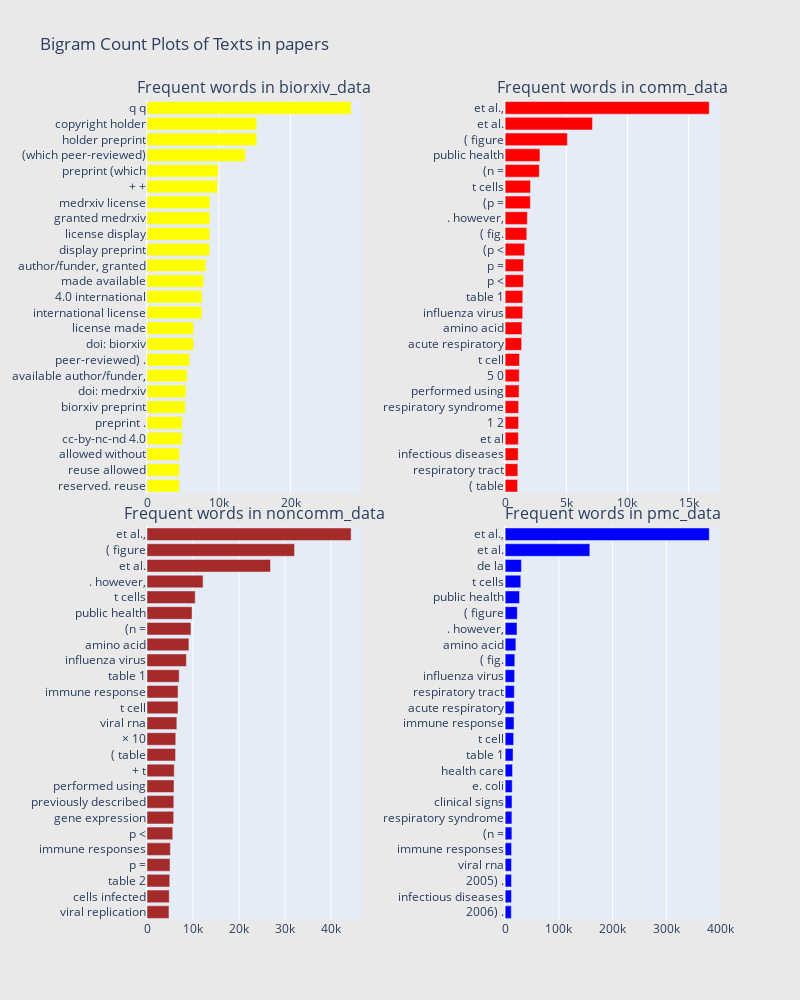

The code cell stored with this chart in its notebook:
### Markdown cell above
### 4.2.2 Bigram Plots of texts in papers

### Code cell
freq_dict = defaultdict(int)
for sent in df1:
    for word in generate_ngrams(sent,2):
        freq_dict[word] += 1
fd_sorted = pd.DataFrame(sorted(freq_dict.items(), key=lambda x: x[1])[::-1])
fd_sorted.columns = ["word", "wordcount"]
trace0 = horizontal_bar_chart(fd_sorted.head(25), 'yellow')


freq_dict = defaultdict(int)
for sent in df2:
    for word in generate_ngrams(sent,2):
        freq_dict[word] += 1
fd_sorted = pd.DataFrame(sorted(freq_dict.items(), key=lambda x: x[1])[::-1])
fd_sorted.columns = ["word", "wordcount"]
trace1 = horizontal_bar_chart(fd_sorted.head(25), 'red')

freq_dict = defaultdict(int)
for sent in df3:
    for word in generate_ngrams(sent,2):
        freq_dict[word] += 1
fd_sorted = pd.DataFrame(sorted(freq_dict.items(), key=lambda x: x[1])[::-1])
fd_sorted.columns = ["word", "wordcount"]
trace2 = horizontal_bar_chart(fd_sorted.head(25), 'brown')


freq_dict = defaultdict(int)
for sent in df4:
    for word in generate_ngrams(sent,2):
        freq_dict[word] += 1
fd_sorted = pd.DataFrame(sorted(freq_dict.items(), key=lambda x: x[1])[::-1])
fd_sorted.columns = ["word", "wordcount"]
trace3 = horizontal_bar_chart(fd_sorted.head(25), 'blue')


# Creating two subplots
fig = tools.make_subplots(rows=2, cols=2, vertical_spacing=0.04,horizontal_spacing=0.25,
                          subplot_titles=["Frequent words in biorxiv_data", 
                                          "Frequent words in comm_data",
                                          "Frequent words in noncomm_data",
                                          "Frequent words in pmc_data"])
fig.append_trace(trace0, 1, 1)
fig.append_trace(trace1, 1, 2)
fig.append_trace(trace2, 2, 1)
fig.append_trace(trace3, 2, 2)


fig['layout'].update(height=1000, width=800, paper_bgcolor='rgb(233,233,233)', title="Bigram Count Plots of Texts in papers")
iplot(fig, filename='word-plots')

### Figure 1 — Plotly figure (JSON) as saved in the notebook; plotly's stock layout.template omitted (floating-point values rounded to 4 significant figures)
{"data": [{"marker": {"color": "yellow"}, "orientation": "h", "showlegend": false, "type": "bar", "x": [4513, 4516, 4516, 4907, 4938, 5328, 5424, 5592, 5931, 6485, 6490, 7652, 7668, 7894, 8203, 8742, 8755, 8765, 8765, 9822, 9928, 13708, 15284, 15290, 28441], "xaxis": "x", "y": ["reserved. reuse", "reuse allowed", "allowed without", "cc-by-nc-nd 4.0", "preprint .", "biorxiv preprint", "doi: medrxiv", "available author/funder,", "peer-reviewed) .", "doi: biorxiv", "license made", "international license", "4.0 international", "made available", "author/funder, granted", "display preprint", "license display", "granted medrxiv", "medrxiv license", "+ +", "preprint (which", "(which peer-reviewed)", "holder preprint", "copyright holder", "q q"], "yaxis": "y"}, {"marker": {"color": "red"}, "orientation": "h", "showlegend": false, "type": "bar", "x": [1024, 1040, 1069, 1082, 1099, 1106, 1139, 1156, 1175, 1352, 1376, 1435, 1442, 1497, 1501, 1601, 1771, 1819, 2062, 2076, 2793, 2846, 5089, 7142, 16686], "xaxis": "x2", "y": ["( table", "respiratory tract", "infectious diseases", "et al", "1 2", "respiratory syndrome", "performed using", "5 0", "t cell", "acute respiratory", "amino acid", "influenza virus", "table 1", "p <", "p =", "(p <", "( fig.", ". however,", "(p =", "t cells", "(n =", "public health", "( figure", "et al.", "et al.,"], "yaxis": "y2"}, {"marker": {"color": "brown"}, "orientation": "h", "showlegend": false, "type": "bar", "x": [4781, 4837, 4945, 5008, 5075, 5599, 5801, 5833, 5873, 5925, 6211, 6257, 6492, 6747, 6748, 6999, 8564, 9116, 9561, 9808, 10490, 12195, 26861, 32089, 44397], "xaxis": "x3", "y": ["viral replication", "cells infected", "table 2", "p =", "immune responses", "p <", "gene expression", "previously described", "performed using", "+ t", "( table", "× 10", "viral rna", "t cell", "immune response", "table 1", "influenza virus", "amino acid", "(n =", "public health", "t cells", ". however,", "et al.", "( figure", "et al.,"], "yaxis": "y3"}, {"marker": {"color": "blue"}, "orientation": "h", "showlegend": false, "type": "bar", "x": [11466, 11855, 11910, 11920, 11973, 12586, 12610, 12815, 13177, 13799, 14758, 15901, 16576, 16723, 17073, 17697, 17980, 20024, 22130, 22657, 26859, 29164, 30298, 157688, 379990], "xaxis": "x4", "y": ["2006) .", "infectious diseases", "2005) .", "viral rna", "immune responses", "(n =", "respiratory syndrome", "clinical signs", "e. coli", "health care", "table 1", "t cell", "immune response", "acute respiratory", "respiratory tract", "influenza virus", "( fig.", "amino acid", ". however,", "( figure", "public health", "t cells", "de la", "et al.", "et al.,"], "yaxis": "y4"}], "layout": {"annotations": [{"font": {"size": 16}, "showarrow": false, "text": "Frequent words in biorxiv_data", "x": 0.1875, "xanchor": "center", "xref": "paper", "y": 1, "yanchor": "bottom", "yref": "paper"}, {"font": {"size": 16}, "showarrow": false, "text": "Frequent words in comm_data", "x": 0.8125, "xanchor": "center", "xref": "paper", "y": 1, "yanchor": "bottom", "yref": "paper"}, {"font": {"size": 16}, "showarrow": false, "text": "Frequent words in noncomm_data", "x": 0.1875, "xanchor": "center", "xref": "paper", "y": 0.48, "yanchor": "bottom", "yref": "paper"}, {"font": {"size": 16}, "showarrow": false, "text": "Frequent words in pmc_data", "x": 0.8125, "xanchor": "center", "xref": "paper", "y": 0.48, "yanchor": "bottom", "yref": "paper"}], "height": 1000, "paper_bgcolor": "rgb(233,233,233)", "title": {"text": "Bigram Count Plots of Texts in papers"}, "width": 800, "xaxis": {"anchor": "y", "autorange": true, "domain": [0, 0.375], "range": [0, 29940.0], "type": "linear"}, "xaxis2": {"anchor": "y2", "autorange": true, "domain": [0.625, 1], "range": [0, 17560.0], "type": "linear"}, "xaxis3": {"anchor": "y3", "autorange": true, "domain": [0, 0.375], "range": [0, 46730.0], "type": "linear"}, "xaxis4": {"anchor": "y4", "autorange": true, "domain": [0.625, 1], "range": [0, 400000.0], "type": "linear"}, "yaxis": {"anchor": "x", "autorange": true, "domain": [0.52, 1], "range": [-0.5, 24.5], "type": "category"}, "yaxis2": {"anchor": "x2", "autorange": true, "domain": [0.52, 1], "range": [-0.5, 24.5], "type": "category"}, "yaxis3": {"anchor": "x3", "autorange": true, "domain": [0, 0.48], "range": [-0.5, 24.5], "type": "category"}, "yaxis4": {"anchor": "x4", "autorange": true, "domain": [0, 0.48], "range": [-0.5, 24.5], "type": "category"}}}
